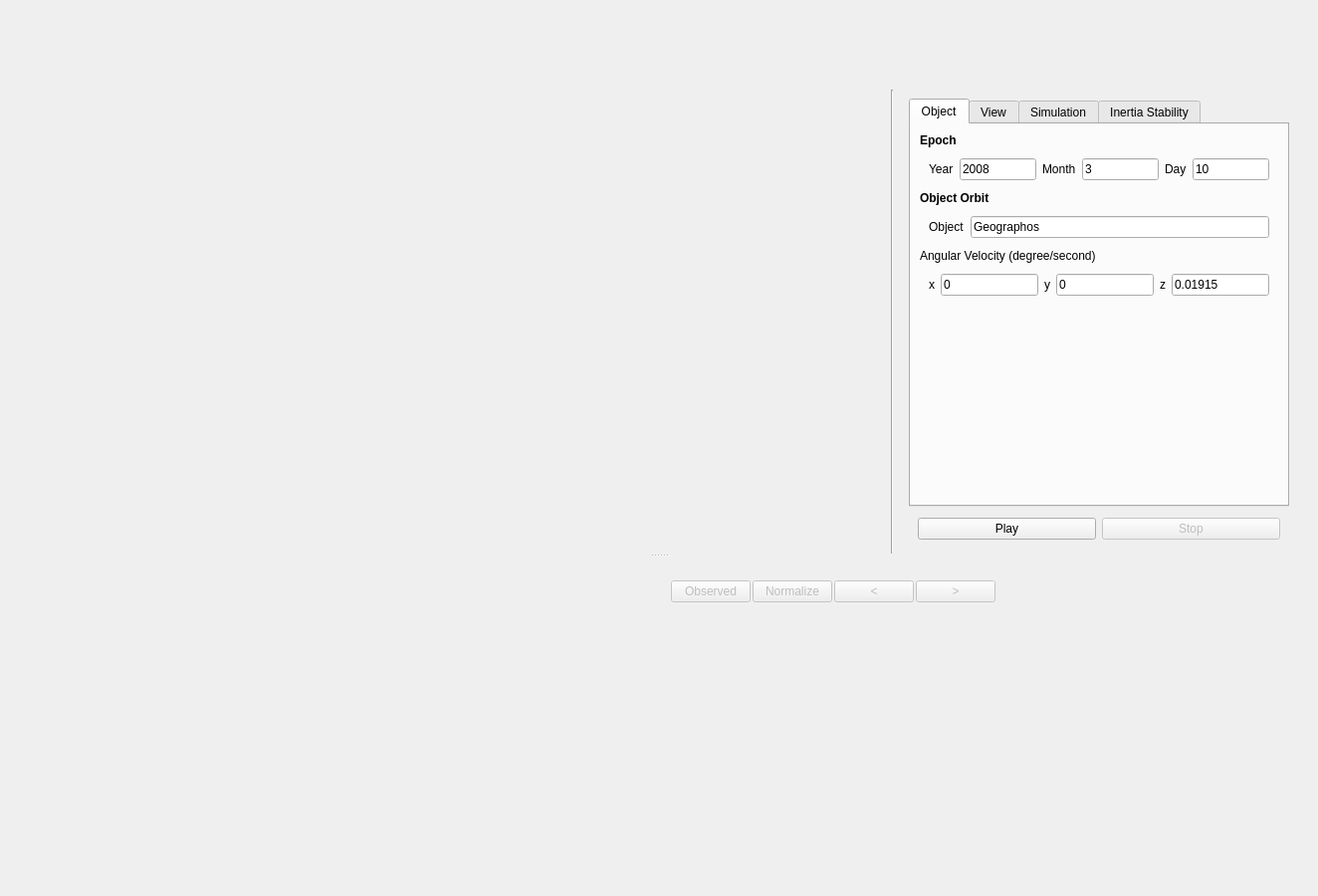
<?xml version="1.0" encoding="UTF-8"?>
<ui version="4.0">
 <class>SolarSystemWidget</class>
 <widget class="QWidget" name="SolarSystemWidget">
  <property name="geometry">
   <rect>
    <x>0</x>
    <y>0</y>
    <width>1324</width>
    <height>900</height>
   </rect>
  </property>
  <property name="minimumSize">
   <size>
    <width>0</width>
    <height>900</height>
   </size>
  </property>
  <property name="windowTitle">
   <string>Form</string>
  </property>
  <layout class="QVBoxLayout" name="verticalLayout">
   <item>
    <widget class="QWidget" name="topPanel" native="true">
     <property name="enabled">
      <bool>true</bool>
     </property>
     <property name="maximumSize">
      <size>
       <width>16777215</width>
       <height>80</height>
      </size>
     </property>
     <property name="inputMethodHints">
      <set>Qt::ImhUppercaseOnly</set>
     </property>
     <layout class="QHBoxLayout" name="topPanelLayout">
      <property name="topMargin">
       <number>0</number>
      </property>
      <property name="bottomMargin">
       <number>0</number>
      </property>
      <item>
       <spacer name="horizontalSpacer_3">
        <property name="inputMethodHints">
         <set>Qt::ImhUppercaseOnly</set>
        </property>
        <property name="orientation">
         <enum>Qt::Horizontal</enum>
        </property>
        <property name="sizeHint" stdset="0">
         <size>
          <width>40</width>
          <height>20</height>
         </size>
        </property>
       </spacer>
      </item>
      <item>
       <widget class="QLabel" name="lbl_meshImage">
        <property name="minimumSize">
         <size>
          <width>64</width>
          <height>64</height>
         </size>
        </property>
        <property name="maximumSize">
         <size>
          <width>64</width>
          <height>64</height>
         </size>
        </property>
        <property name="text">
         <string/>
        </property>
       </widget>
      </item>
      <item>
       <widget class="QLabel" name="lbl_meshName">
        <property name="minimumSize">
         <size>
          <width>300</width>
          <height>0</height>
         </size>
        </property>
        <property name="font">
         <font>
          <pointsize>24</pointsize>
          <weight>75</weight>
          <bold>true</bold>
         </font>
        </property>
        <property name="text">
         <string/>
        </property>
       </widget>
      </item>
      <item>
       <spacer name="horizontalSpacer">
        <property name="inputMethodHints">
         <set>Qt::ImhUppercaseOnly</set>
        </property>
        <property name="orientation">
         <enum>Qt::Horizontal</enum>
        </property>
        <property name="sizeHint" stdset="0">
         <size>
          <width>40</width>
          <height>20</height>
         </size>
        </property>
       </spacer>
      </item>
     </layout>
    </widget>
   </item>
   <item>
    <widget class="QWidget" name="bottomPanel" native="true">
     <property name="inputMethodHints">
      <set>Qt::ImhUppercaseOnly</set>
     </property>
     <layout class="QVBoxLayout" name="verticalLayout_3">
      <item>
       <widget class="QSplitter" name="splitter">
        <property name="inputMethodHints">
         <set>Qt::ImhUppercaseOnly</set>
        </property>
        <property name="orientation">
         <enum>Qt::Vertical</enum>
        </property>
        <widget class="QWidget" name="widget_2" native="true">
         <property name="enabled">
          <bool>true</bool>
         </property>
         <property name="minimumSize">
          <size>
           <width>0</width>
           <height>450</height>
          </size>
         </property>
         <property name="baseSize">
          <size>
           <width>0</width>
           <height>200</height>
          </size>
         </property>
         <property name="layoutDirection">
          <enum>Qt::LeftToRight</enum>
         </property>
         <property name="inputMethodHints">
          <set>Qt::ImhUppercaseOnly</set>
         </property>
         <layout class="QHBoxLayout" name="horizontalLayout_9">
          <item>
           <widget class="QWidget" name="orbitWidget" native="true">
            <layout class="QHBoxLayout" name="orbitLayout"/>
           </widget>
          </item>
          <item>
           <widget class="Line" name="line">
            <property name="orientation">
             <enum>Qt::Vertical</enum>
            </property>
           </widget>
          </item>
          <item>
           <widget class="QWidget" name="widget_9" native="true">
            <property name="minimumSize">
             <size>
              <width>400</width>
              <height>0</height>
             </size>
            </property>
            <property name="maximumSize">
             <size>
              <width>400</width>
              <height>16777215</height>
             </size>
            </property>
            <layout class="QVBoxLayout" name="verticalLayout_2">
             <item>
              <widget class="QTabWidget" name="tabWidget">
               <property name="currentIndex">
                <number>0</number>
               </property>
               <widget class="QWidget" name="tab">
                <attribute name="title">
                 <string>Object</string>
                </attribute>
                <layout class="QVBoxLayout" name="verticalLayout_4">
                 <item>
                  <widget class="QLabel" name="label_3">
                   <property name="enabled">
                    <bool>true</bool>
                   </property>
                   <property name="font">
                    <font>
                     <weight>75</weight>
                     <bold>true</bold>
                    </font>
                   </property>
                   <property name="text">
                    <string>Epoch</string>
                   </property>
                  </widget>
                 </item>
                 <item>
                  <widget class="QWidget" name="widget_3" native="true">
                   <layout class="QHBoxLayout" name="horizontalLayout_3">
                    <property name="topMargin">
                     <number>5</number>
                    </property>
                    <property name="bottomMargin">
                     <number>5</number>
                    </property>
                    <item>
                     <widget class="QLabel" name="label_5">
                      <property name="text">
                       <string>Year</string>
                      </property>
                     </widget>
                    </item>
                    <item>
                     <widget class="QLineEdit" name="ln_year">
                      <property name="text">
                       <string>2008</string>
                      </property>
                     </widget>
                    </item>
                    <item>
                     <widget class="QLabel" name="label_6">
                      <property name="text">
                       <string>Month</string>
                      </property>
                     </widget>
                    </item>
                    <item>
                     <widget class="QLineEdit" name="ln_month">
                      <property name="text">
                       <string>3</string>
                      </property>
                     </widget>
                    </item>
                    <item>
                     <widget class="QLabel" name="label_7">
                      <property name="text">
                       <string>Day</string>
                      </property>
                     </widget>
                    </item>
                    <item>
                     <widget class="QLineEdit" name="ln_day">
                      <property name="text">
                       <string>10</string>
                      </property>
                     </widget>
                    </item>
                   </layout>
                  </widget>
                 </item>
                 <item>
                  <widget class="QLabel" name="label_31">
                   <property name="font">
                    <font>
                     <weight>75</weight>
                     <bold>true</bold>
                    </font>
                   </property>
                   <property name="text">
                    <string>Object Orbit</string>
                   </property>
                  </widget>
                 </item>
                 <item>
                  <widget class="QWidget" name="widget_14" native="true">
                   <layout class="QHBoxLayout" name="horizontalLayout_14">
                    <property name="topMargin">
                     <number>5</number>
                    </property>
                    <property name="bottomMargin">
                     <number>5</number>
                    </property>
                    <item>
                     <widget class="QLabel" name="label">
                      <property name="maximumSize">
                       <size>
                        <width>50</width>
                        <height>16777215</height>
                       </size>
                      </property>
                      <property name="text">
                       <string>Object</string>
                      </property>
                     </widget>
                    </item>
                    <item>
                     <widget class="QLineEdit" name="ln_orbit">
                      <property name="text">
                       <string>Geographos</string>
                      </property>
                     </widget>
                    </item>
                   </layout>
                  </widget>
                 </item>
                 <item>
                  <widget class="QLabel" name="label_14">
                   <property name="text">
                    <string>Angular Velocity (degree/second)</string>
                   </property>
                  </widget>
                 </item>
                 <item>
                  <widget class="QWidget" name="widget_6" native="true">
                   <layout class="QHBoxLayout" name="horizontalLayout_6">
                    <property name="topMargin">
                     <number>5</number>
                    </property>
                    <property name="bottomMargin">
                     <number>5</number>
                    </property>
                    <item>
                     <widget class="QLabel" name="label_15">
                      <property name="text">
                       <string>x</string>
                      </property>
                     </widget>
                    </item>
                    <item>
                     <widget class="QLineEdit" name="ln_wX">
                      <property name="text">
                       <string>0</string>
                      </property>
                     </widget>
                    </item>
                    <item>
                     <widget class="QLabel" name="label_16">
                      <property name="text">
                       <string>y</string>
                      </property>
                     </widget>
                    </item>
                    <item>
                     <widget class="QLineEdit" name="ln_wY">
                      <property name="text">
                       <string>0</string>
                      </property>
                     </widget>
                    </item>
                    <item>
                     <widget class="QLabel" name="label_17">
                      <property name="text">
                       <string>z</string>
                      </property>
                     </widget>
                    </item>
                    <item>
                     <widget class="QLineEdit" name="ln_wZ">
                      <property name="text">
                       <string>0.01915</string>
                      </property>
                     </widget>
                    </item>
                   </layout>
                  </widget>
                 </item>
                 <item>
                  <spacer name="verticalSpacer_3">
                   <property name="orientation">
                    <enum>Qt::Vertical</enum>
                   </property>
                   <property name="sizeHint" stdset="0">
                    <size>
                     <width>20</width>
                     <height>40</height>
                    </size>
                   </property>
                  </spacer>
                 </item>
                </layout>
               </widget>
               <widget class="QWidget" name="tab_2">
                <attribute name="title">
                 <string>View</string>
                </attribute>
                <layout class="QVBoxLayout" name="verticalLayout_5">
                 <item>
                  <widget class="QLabel" name="label_32">
                   <property name="font">
                    <font>
                     <weight>75</weight>
                     <bold>true</bold>
                    </font>
                   </property>
                   <property name="text">
                    <string>Camera Settings</string>
                   </property>
                  </widget>
                 </item>
                 <item>
                  <widget class="QWidget" name="widget_16" native="true">
                   <layout class="QHBoxLayout" name="horizontalLayout_16">
                    <property name="topMargin">
                     <number>5</number>
                    </property>
                    <property name="bottomMargin">
                     <number>5</number>
                    </property>
                    <item>
                     <widget class="QLabel" name="label_11">
                      <property name="text">
                       <string>yfov</string>
                      </property>
                     </widget>
                    </item>
                    <item>
                     <widget class="QLineEdit" name="ln_cameraYfov">
                      <property name="text">
                       <string>0.5</string>
                      </property>
                     </widget>
                    </item>
                    <item>
                     <widget class="QLabel" name="label_12">
                      <property name="text">
                       <string>aspect ratio</string>
                      </property>
                     </widget>
                    </item>
                    <item>
                     <widget class="QLineEdit" name="ln_cameraAspectRatio">
                      <property name="text">
                       <string>1</string>
                      </property>
                     </widget>
                    </item>
                   </layout>
                  </widget>
                 </item>
                 <item>
                  <widget class="QWidget" name="widget_15" native="true">
                   <layout class="QHBoxLayout" name="horizontalLayout_15">
                    <property name="topMargin">
                     <number>5</number>
                    </property>
                    <property name="bottomMargin">
                     <number>5</number>
                    </property>
                    <item>
                     <widget class="QLabel" name="label_26">
                      <property name="text">
                       <string>Shutter Speed (s)</string>
                      </property>
                     </widget>
                    </item>
                    <item>
                     <widget class="QLineEdit" name="ln_shutterSpeed">
                      <property name="text">
                       <string>180</string>
                      </property>
                     </widget>
                    </item>
                   </layout>
                  </widget>
                 </item>
                 <item>
                  <widget class="QLabel" name="label_33">
                   <property name="font">
                    <font>
                     <weight>75</weight>
                     <bold>true</bold>
                    </font>
                   </property>
                   <property name="text">
                    <string>Light Settings</string>
                   </property>
                  </widget>
                 </item>
                 <item>
                  <widget class="QWidget" name="widget_4" native="true">
                   <layout class="QHBoxLayout" name="horizontalLayout_4">
                    <item>
                     <widget class="QLabel" name="label_2">
                      <property name="maximumSize">
                       <size>
                        <width>100</width>
                        <height>16777215</height>
                       </size>
                      </property>
                      <property name="text">
                       <string>Light Type</string>
                      </property>
                     </widget>
                    </item>
                    <item>
                     <widget class="QComboBox" name="cmb_lightType">
                      <item>
                       <property name="text">
                        <string>Directional</string>
                       </property>
                      </item>
                      <item>
                       <property name="text">
                        <string>Point</string>
                       </property>
                      </item>
                      <item>
                       <property name="text">
                        <string>Spot</string>
                       </property>
                      </item>
                     </widget>
                    </item>
                   </layout>
                  </widget>
                 </item>
                 <item>
                  <widget class="QWidget" name="widget_12" native="true">
                   <layout class="QHBoxLayout" name="horizontalLayout_12">
                    <property name="topMargin">
                     <number>5</number>
                    </property>
                    <property name="bottomMargin">
                     <number>5</number>
                    </property>
                    <item>
                     <widget class="QLabel" name="label_28">
                      <property name="text">
                       <string>Light Intensity</string>
                      </property>
                     </widget>
                    </item>
                    <item>
                     <widget class="QLineEdit" name="ln_lightIntensity">
                      <property name="text">
                       <string>500000000000</string>
                      </property>
                     </widget>
                    </item>
                   </layout>
                  </widget>
                 </item>
                 <item>
                  <spacer name="verticalSpacer">
                   <property name="orientation">
                    <enum>Qt::Vertical</enum>
                   </property>
                   <property name="sizeHint" stdset="0">
                    <size>
                     <width>20</width>
                     <height>40</height>
                    </size>
                   </property>
                  </spacer>
                 </item>
                </layout>
               </widget>
               <widget class="QWidget" name="tab_3">
                <attribute name="title">
                 <string>Simulation</string>
                </attribute>
                <layout class="QVBoxLayout" name="verticalLayout_6">
                 <item>
                  <widget class="QLabel" name="label_25">
                   <property name="enabled">
                    <bool>true</bool>
                   </property>
                   <property name="font">
                    <font>
                     <weight>75</weight>
                     <bold>true</bold>
                    </font>
                   </property>
                   <property name="text">
                    <string>Simulation Settings</string>
                   </property>
                  </widget>
                 </item>
                 <item>
                  <widget class="QWidget" name="widget_11" native="true">
                   <layout class="QHBoxLayout" name="horizontalLayout_11">
                    <property name="topMargin">
                     <number>5</number>
                    </property>
                    <property name="bottomMargin">
                     <number>5</number>
                    </property>
                    <item>
                     <widget class="QLabel" name="label_10">
                      <property name="text">
                       <string>Period (s)</string>
                      </property>
                     </widget>
                    </item>
                    <item>
                     <widget class="QLineEdit" name="ln_period">
                      <property name="text">
                       <string>40000</string>
                      </property>
                     </widget>
                    </item>
                   </layout>
                  </widget>
                 </item>
                 <item>
                  <widget class="QWidget" name="widget_13" native="true">
                   <layout class="QHBoxLayout" name="horizontalLayout_13">
                    <property name="topMargin">
                     <number>5</number>
                    </property>
                    <property name="bottomMargin">
                     <number>5</number>
                    </property>
                    <item>
                     <widget class="QLabel" name="label_24">
                      <property name="text">
                       <string>Dt (s)</string>
                      </property>
                     </widget>
                    </item>
                    <item>
                     <widget class="QLineEdit" name="ln_dt">
                      <property name="text">
                       <string>180</string>
                      </property>
                     </widget>
                    </item>
                   </layout>
                  </widget>
                 </item>
                 <item>
                  <spacer name="verticalSpacer_2">
                   <property name="orientation">
                    <enum>Qt::Vertical</enum>
                   </property>
                   <property name="sizeHint" stdset="0">
                    <size>
                     <width>20</width>
                     <height>40</height>
                    </size>
                   </property>
                  </spacer>
                 </item>
                </layout>
               </widget>
               <widget class="QWidget" name="tab_4">
                <attribute name="title">
                 <string>Inertia Stability</string>
                </attribute>
                <layout class="QVBoxLayout" name="verticalLayout_7">
                 <item>
                  <widget class="QLabel" name="label_18">
                   <property name="text">
                    <string>Angular Velocity (degree/second)</string>
                   </property>
                  </widget>
                 </item>
                 <item>
                  <widget class="QWidget" name="widget_7" native="true">
                   <layout class="QHBoxLayout" name="horizontalLayout_7">
                    <property name="topMargin">
                     <number>5</number>
                    </property>
                    <property name="bottomMargin">
                     <number>5</number>
                    </property>
                    <item>
                     <widget class="QLabel" name="label_19">
                      <property name="text">
                       <string>x</string>
                      </property>
                     </widget>
                    </item>
                    <item>
                     <widget class="QLineEdit" name="ln_iwX">
                      <property name="text">
                       <string>10</string>
                      </property>
                     </widget>
                    </item>
                    <item>
                     <widget class="QLabel" name="label_20">
                      <property name="text">
                       <string>y</string>
                      </property>
                     </widget>
                    </item>
                    <item>
                     <widget class="QLineEdit" name="ln_iwY">
                      <property name="text">
                       <string>0</string>
                      </property>
                     </widget>
                    </item>
                    <item>
                     <widget class="QLabel" name="label_21">
                      <property name="text">
                       <string>z</string>
                      </property>
                     </widget>
                    </item>
                    <item>
                     <widget class="QLineEdit" name="ln_iwZ">
                      <property name="text">
                       <string>0</string>
                      </property>
                     </widget>
                    </item>
                   </layout>
                  </widget>
                 </item>
                 <item>
                  <widget class="QPushButton" name="pb_checkStability">
                   <property name="text">
                    <string>Check</string>
                   </property>
                  </widget>
                 </item>
                 <item>
                  <widget class="QLabel" name="lbl_stability">
                   <property name="text">
                    <string/>
                   </property>
                  </widget>
                 </item>
                 <item>
                  <spacer name="verticalSpacer_4">
                   <property name="orientation">
                    <enum>Qt::Vertical</enum>
                   </property>
                   <property name="sizeHint" stdset="0">
                    <size>
                     <width>20</width>
                     <height>40</height>
                    </size>
                   </property>
                  </spacer>
                 </item>
                </layout>
               </widget>
              </widget>
             </item>
             <item>
              <widget class="QWidget" name="widget_10" native="true">
               <layout class="QHBoxLayout" name="horizontalLayout_10">
                <property name="topMargin">
                 <number>5</number>
                </property>
                <property name="bottomMargin">
                 <number>5</number>
                </property>
                <item>
                 <widget class="QPushButton" name="pb_play">
                  <property name="text">
                   <string>Play</string>
                  </property>
                 </widget>
                </item>
                <item>
                 <widget class="QPushButton" name="pb_stop">
                  <property name="enabled">
                   <bool>false</bool>
                  </property>
                  <property name="text">
                   <string>Stop</string>
                  </property>
                 </widget>
                </item>
               </layout>
              </widget>
             </item>
            </layout>
           </widget>
          </item>
         </layout>
        </widget>
        <widget class="QWidget" name="widget" native="true">
         <property name="enabled">
          <bool>true</bool>
         </property>
         <property name="minimumSize">
          <size>
           <width>0</width>
           <height>320</height>
          </size>
         </property>
         <property name="maximumSize">
          <size>
           <width>16777215</width>
           <height>320</height>
          </size>
         </property>
         <property name="baseSize">
          <size>
           <width>0</width>
           <height>0</height>
          </size>
         </property>
         <property name="inputMethodHints">
          <set>Qt::ImhUppercaseOnly</set>
         </property>
         <layout class="QHBoxLayout" name="horizontalLayout_2">
          <item>
           <widget class="QWidget" name="mapAndPlotPanel" native="true">
            <property name="enabled">
             <bool>true</bool>
            </property>
            <property name="minimumSize">
             <size>
              <width>0</width>
              <height>250</height>
             </size>
            </property>
            <property name="inputMethodHints">
             <set>Qt::ImhUppercaseOnly</set>
            </property>
            <layout class="QHBoxLayout" name="horizontalLayout">
             <item>
              <widget class="QWidget" name="renderedImageWidget" native="true">
               <property name="enabled">
                <bool>true</bool>
               </property>
               <property name="sizePolicy">
                <sizepolicy hsizetype="Expanding" vsizetype="Expanding">
                 <horstretch>0</horstretch>
                 <verstretch>0</verstretch>
                </sizepolicy>
               </property>
               <property name="minimumSize">
                <size>
                 <width>0</width>
                 <height>0</height>
                </size>
               </property>
               <property name="maximumSize">
                <size>
                 <width>16777215</width>
                 <height>16777215</height>
                </size>
               </property>
               <property name="styleSheet">
                <string notr="true"/>
               </property>
               <property name="inputMethodHints">
                <set>Qt::ImhUppercaseOnly</set>
               </property>
               <layout class="QVBoxLayout" name="renderedImageLayout">
                <property name="leftMargin">
                 <number>0</number>
                </property>
                <property name="topMargin">
                 <number>0</number>
                </property>
                <property name="rightMargin">
                 <number>0</number>
                </property>
                <property name="bottomMargin">
                 <number>0</number>
                </property>
               </layout>
              </widget>
             </item>
             <item>
              <widget class="QWidget" name="lineCurveWidgetParent" native="true">
               <property name="enabled">
                <bool>true</bool>
               </property>
               <property name="sizePolicy">
                <sizepolicy hsizetype="Expanding" vsizetype="Expanding">
                 <horstretch>0</horstretch>
                 <verstretch>0</verstretch>
                </sizepolicy>
               </property>
               <property name="minimumSize">
                <size>
                 <width>350</width>
                 <height>0</height>
                </size>
               </property>
               <property name="maximumSize">
                <size>
                 <width>16777215</width>
                 <height>16777215</height>
                </size>
               </property>
               <property name="styleSheet">
                <string notr="true"/>
               </property>
               <property name="inputMethodHints">
                <set>Qt::ImhUppercaseOnly</set>
               </property>
               <layout class="QVBoxLayout" name="verticalLayout_8">
                <property name="leftMargin">
                 <number>0</number>
                </property>
                <property name="topMargin">
                 <number>0</number>
                </property>
                <property name="rightMargin">
                 <number>0</number>
                </property>
                <property name="bottomMargin">
                 <number>0</number>
                </property>
                <item>
                 <widget class="QWidget" name="lineCurveButtonsWidget" native="true">
                  <property name="enabled">
                   <bool>true</bool>
                  </property>
                  <property name="minimumSize">
                   <size>
                    <width>0</width>
                    <height>50</height>
                   </size>
                  </property>
                  <property name="maximumSize">
                   <size>
                    <width>16777215</width>
                    <height>50</height>
                   </size>
                  </property>
                  <layout class="QHBoxLayout" name="horizontalLayout_5">
                   <property name="spacing">
                    <number>2</number>
                   </property>
                   <property name="topMargin">
                    <number>0</number>
                   </property>
                   <property name="bottomMargin">
                    <number>0</number>
                   </property>
                   <item>
                    <widget class="QPushButton" name="pb_showObserved">
                     <property name="enabled">
                      <bool>false</bool>
                     </property>
                     <property name="text">
                      <string>Observed</string>
                     </property>
                     <property name="checkable">
                      <bool>true</bool>
                     </property>
                    </widget>
                   </item>
                   <item>
                    <widget class="QPushButton" name="pb_normalize">
                     <property name="enabled">
                      <bool>false</bool>
                     </property>
                     <property name="text">
                      <string>Normalize</string>
                     </property>
                     <property name="checkable">
                      <bool>true</bool>
                     </property>
                    </widget>
                   </item>
                   <item>
                    <widget class="QPushButton" name="pb_shiftLeft">
                     <property name="enabled">
                      <bool>false</bool>
                     </property>
                     <property name="text">
                      <string>&lt;</string>
                     </property>
                    </widget>
                   </item>
                   <item>
                    <widget class="QPushButton" name="pb_shiftRight">
                     <property name="enabled">
                      <bool>false</bool>
                     </property>
                     <property name="text">
                      <string>&gt;</string>
                     </property>
                    </widget>
                   </item>
                   <item>
                    <spacer name="horizontalSpacer_2">
                     <property name="orientation">
                      <enum>Qt::Horizontal</enum>
                     </property>
                     <property name="sizeHint" stdset="0">
                      <size>
                       <width>40</width>
                       <height>20</height>
                      </size>
                     </property>
                    </spacer>
                   </item>
                  </layout>
                 </widget>
                </item>
                <item>
                 <widget class="QWidget" name="lineCurveWidget" native="true">
                  <layout class="QHBoxLayout" name="lineCurveLayout">
                   <property name="topMargin">
                    <number>0</number>
                   </property>
                   <property name="bottomMargin">
                    <number>0</number>
                   </property>
                  </layout>
                 </widget>
                </item>
               </layout>
              </widget>
             </item>
            </layout>
           </widget>
          </item>
         </layout>
        </widget>
       </widget>
      </item>
     </layout>
    </widget>
   </item>
  </layout>
 </widget>
 <resources/>
 <connections/>
</ui>
